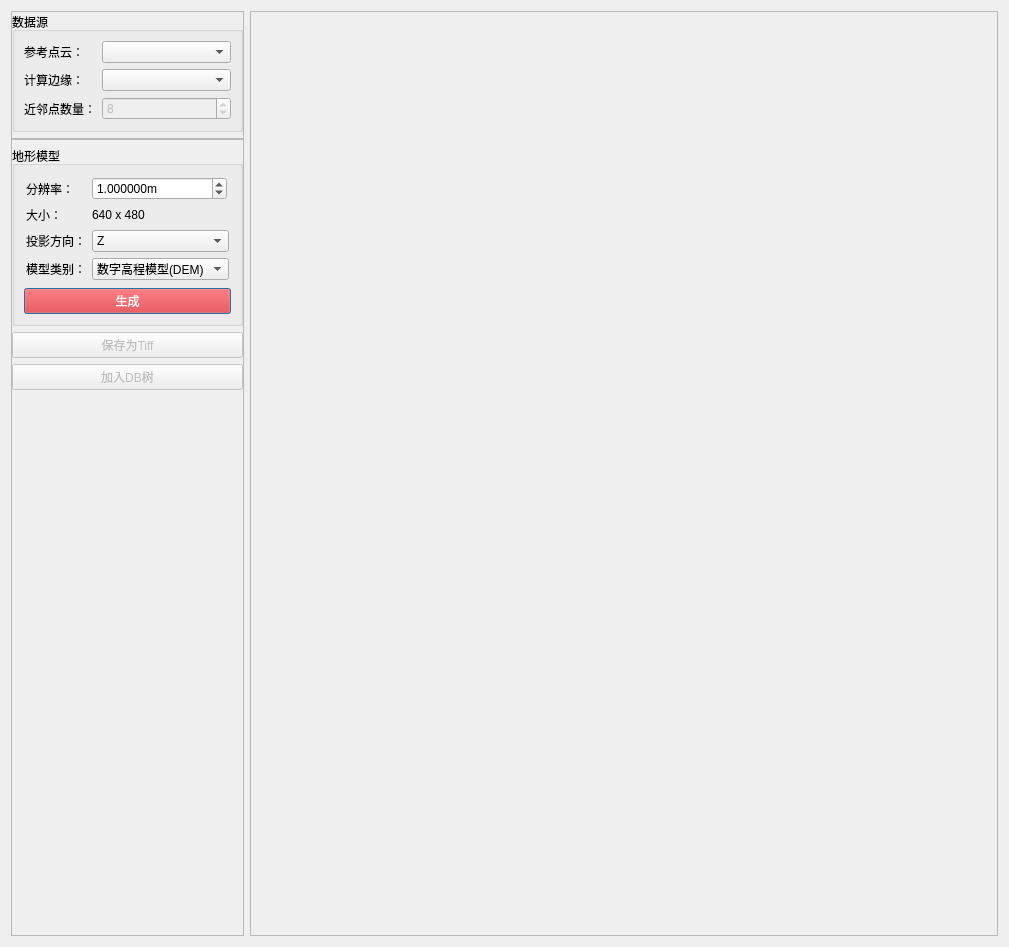
<?xml version="1.0" encoding="UTF-8"?>
<ui version="4.0">
 <class>TerrainModelDialog</class>
 <widget class="QDialog" name="TerrainModelDialog">
  <property name="geometry">
   <rect>
    <x>0</x>
    <y>0</y>
    <width>1009</width>
    <height>947</height>
   </rect>
  </property>
  <property name="sizePolicy">
   <sizepolicy hsizetype="Expanding" vsizetype="Preferred">
    <horstretch>0</horstretch>
    <verstretch>0</verstretch>
   </sizepolicy>
  </property>
  <property name="windowTitle">
   <string>构建地形模型</string>
  </property>
  <layout class="QGridLayout" name="gridLayout_2">
   <item row="0" column="0">
    <widget class="QFrame" name="leftFrame">
     <property name="sizePolicy">
      <sizepolicy hsizetype="Maximum" vsizetype="Preferred">
       <horstretch>0</horstretch>
       <verstretch>0</verstretch>
      </sizepolicy>
     </property>
     <property name="frameShape">
      <enum>QFrame::StyledPanel</enum>
     </property>
     <property name="frameShadow">
      <enum>QFrame::Raised</enum>
     </property>
     <layout class="QVBoxLayout" name="verticalLayout_2">
      <property name="leftMargin">
       <number>0</number>
      </property>
      <property name="topMargin">
       <number>0</number>
      </property>
      <property name="rightMargin">
       <number>0</number>
      </property>
      <property name="bottomMargin">
       <number>0</number>
      </property>
      <item>
       <widget class="QGroupBox" name="groundGroupBox">
        <property name="title">
         <string>数据源</string>
        </property>
        <layout class="QGridLayout" name="gridLayout">
         <item row="1" column="1" colspan="2">
          <widget class="QComboBox" name="comboEdge"/>
         </item>
         <item row="0" column="0">
          <widget class="QLabel" name="label_7">
           <property name="text">
            <string>参考点云：</string>
           </property>
          </widget>
         </item>
         <item row="2" column="1" colspan="2">
          <widget class="QSpinBox" name="spinKNN">
           <property name="enabled">
            <bool>false</bool>
           </property>
           <property name="toolTip">
            <string>Max edge length for interpolation/triangulation
(ignored if zero)</string>
           </property>
           <property name="value">
            <number>8</number>
           </property>
          </widget>
         </item>
         <item row="2" column="0">
          <widget class="QLabel" name="label_13">
           <property name="text">
            <string>近邻点数量：</string>
           </property>
          </widget>
         </item>
         <item row="1" column="0">
          <widget class="QLabel" name="label_14">
           <property name="text">
            <string>计算边缘：</string>
           </property>
          </widget>
         </item>
         <item row="0" column="1" colspan="2">
          <widget class="QComboBox" name="groundComboBox"/>
         </item>
        </layout>
       </widget>
      </item>
      <item>
       <widget class="QFrame" name="swapButtonFrame">
        <property name="frameShape">
         <enum>QFrame::StyledPanel</enum>
        </property>
        <property name="frameShadow">
         <enum>QFrame::Raised</enum>
        </property>
        <layout class="QHBoxLayout" name="horizontalLayout">
         <property name="leftMargin">
          <number>0</number>
         </property>
         <property name="topMargin">
          <number>0</number>
         </property>
         <property name="rightMargin">
          <number>0</number>
         </property>
         <property name="bottomMargin">
          <number>0</number>
         </property>
        </layout>
       </widget>
      </item>
      <item>
       <widget class="QGroupBox" name="gridGroupBox">
        <property name="title">
         <string>地形模型</string>
        </property>
        <layout class="QVBoxLayout" name="verticalLayout_3">
         <item>
          <widget class="QWidget" name="gridParamsWidget" native="true">
           <layout class="QFormLayout" name="formLayout_4">
            <property name="leftMargin">
             <number>2</number>
            </property>
            <property name="topMargin">
             <number>2</number>
            </property>
            <property name="rightMargin">
             <number>2</number>
            </property>
            <property name="bottomMargin">
             <number>2</number>
            </property>
            <item row="0" column="0">
             <widget class="QLabel" name="label_2">
              <property name="text">
               <string>分辨率：</string>
              </property>
             </widget>
            </item>
            <item row="0" column="1">
             <layout class="QHBoxLayout" name="horizontalLayout_4">
              <property name="rightMargin">
               <number>2</number>
              </property>
              <item>
               <widget class="QDoubleSpinBox" name="gridStepDoubleSpinBox">
                <property name="toolTip">
                 <string>size of step of the grid generated (in the same units as the coordinates of the point cloud)</string>
                </property>
                <property name="suffix">
                 <string>m</string>
                </property>
                <property name="decimals">
                 <number>6</number>
                </property>
                <property name="minimum">
                 <double>0.001000000000000</double>
                </property>
                <property name="maximum">
                 <double>1000.000000000000000</double>
                </property>
                <property name="singleStep">
                 <double>0.001000000000000</double>
                </property>
                <property name="value">
                 <double>1.000000000000000</double>
                </property>
               </widget>
              </item>
             </layout>
            </item>
            <item row="1" column="0">
             <widget class="QLabel" name="label_4">
              <property name="text">
               <string>大小：</string>
              </property>
             </widget>
            </item>
            <item row="1" column="1">
             <widget class="QLabel" name="gridWidthLabel">
              <property name="toolTip">
               <string>Grid size corresponding to the current step / boundaries</string>
              </property>
              <property name="text">
               <string notr="true">640 x 480</string>
              </property>
             </widget>
            </item>
            <item row="2" column="0">
             <widget class="QLabel" name="label_9">
              <property name="text">
               <string>投影方向：</string>
              </property>
             </widget>
            </item>
            <item row="2" column="1">
             <widget class="QComboBox" name="projDimComboBox">
              <property name="toolTip">
               <string>Projection direction (X, Y or Z)</string>
              </property>
              <property name="currentIndex">
               <number>2</number>
              </property>
              <item>
               <property name="text">
                <string notr="true">X</string>
               </property>
              </item>
              <item>
               <property name="text">
                <string notr="true">Y</string>
               </property>
              </item>
              <item>
               <property name="text">
                <string notr="true">Z</string>
               </property>
              </item>
             </widget>
            </item>
            <item row="3" column="0">
             <widget class="QLabel" name="label_8">
              <property name="text">
               <string>模型类别：</string>
              </property>
             </widget>
            </item>
            <item row="3" column="1">
             <widget class="QComboBox" name="ProjectionComboBox">
              <property name="toolTip">
               <string>Per-cell height computation method:
 - minimum = lowest point in the cell
 - average = mean height of all points inside the cell
 - maximum = highest point in the cell</string>
              </property>
              <property name="currentIndex">
               <number>0</number>
              </property>
              <item>
               <property name="text">
                <string>数字高程模型(DEM)</string>
               </property>
              </item>
              <item>
               <property name="text">
                <string>数字表面模型(DSM)</string>
               </property>
              </item>
              <item>
               <property name="text">
                <string>正射投影</string>
               </property>
              </item>
             </widget>
            </item>
           </layout>
          </widget>
         </item>
         <item>
          <widget class="QPushButton" name="generatePushButton">
           <property name="toolTip">
            <string>Update the grid / display / measurements</string>
           </property>
           <property name="styleSheet">
            <string notr="true">color: white; background-color:red;</string>
           </property>
           <property name="text">
            <string>生成</string>
           </property>
          </widget>
         </item>
        </layout>
       </widget>
      </item>
      <item>
       <widget class="QPushButton" name="exportTiffPushButton">
        <property name="enabled">
         <bool>false</bool>
        </property>
        <property name="toolTip">
         <string>Export the grid as a point cloud
(warning, the points heights will be the difference of altitude!)</string>
        </property>
        <property name="text">
         <string>保存为Tiff</string>
        </property>
       </widget>
      </item>
      <item>
       <widget class="QPushButton" name="addDBPushButton">
        <property name="enabled">
         <bool>false</bool>
        </property>
        <property name="text">
         <string>加入DB树</string>
        </property>
       </widget>
      </item>
      <item>
       <spacer name="verticalSpacer">
        <property name="orientation">
         <enum>Qt::Vertical</enum>
        </property>
        <property name="sizeHint" stdset="0">
         <size>
          <width>20</width>
          <height>56</height>
         </size>
        </property>
       </spacer>
      </item>
     </layout>
    </widget>
   </item>
   <item row="0" column="1">
    <widget class="QFrame" name="mapFrame">
     <property name="sizePolicy">
      <sizepolicy hsizetype="Expanding" vsizetype="Minimum">
       <horstretch>0</horstretch>
       <verstretch>0</verstretch>
      </sizepolicy>
     </property>
     <property name="minimumSize">
      <size>
       <width>256</width>
       <height>256</height>
      </size>
     </property>
     <property name="frameShape">
      <enum>QFrame::StyledPanel</enum>
     </property>
     <property name="frameShadow">
      <enum>QFrame::Raised</enum>
     </property>
    </widget>
   </item>
  </layout>
 </widget>
 <resources>
  <include location="../icons.qrc"/>
 </resources>
 <connections/>
</ui>
